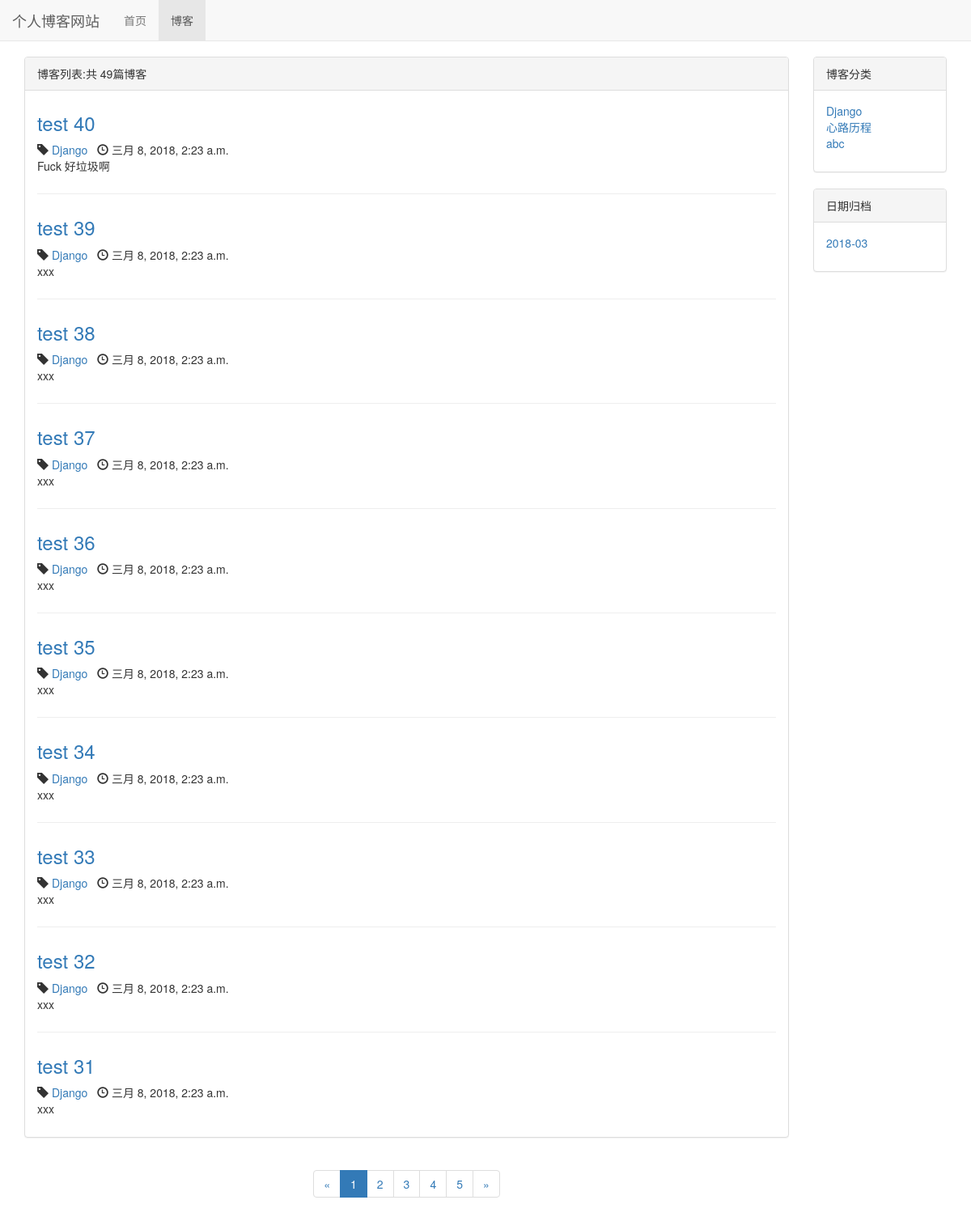
Screenshot of /blog/ with the database file from the repository.
### blog/models.py (models this page shows, shortened)
class Blog(models.Model, ReadNumExpandMethod):
    title = models.CharField(max_length=50)
    blog_type = models.ForeignKey(BlogType, on_delete=models.DO_NOTHING)
    content = RichTextUploadingField()
    author = models.ForeignKey(User, on_delete=models.DO_NOTHING)
    create_time = models.DateTimeField(auto_now_add=True)
    last_updated_time = models.DateTimeField(auto_now=True)
    class Meta:
        ordering = ['-create_time']

class BlogType(models.Model):
    type_name = models.CharField(max_length=30)
    def __str__(self):
        return self.type_name

### blog/views.py (the view)
# urls.py: path('', views.blog_list, name='blog_list'),
def blog_list(request):
    blogs_all_list = Blog.objects.all()
    paginator = Paginator(blogs_all_list, 10)  # 十个博客进行分页
    page_num = request.GET.get('page', 1)  # get请求获取页码
    page_of_blogs = paginator.get_page(page_num)
    current_page = page_of_blogs.number
    if paginator.num_pages == 1:
        page_range = [1]
    elif current_page == 1 or current_page == 2:
        if paginator.num_pages <= 5:
            page_range = list(range(1, paginator.num_pages))
        else:
            page_range = list([1, 2, 3, 4, 5])
    elif current_page == paginator.num_pages or current_page == paginator.num_pages - 1:
        if paginator.num_pages <= 5:
            page_range = list(range(1, paginator.num_pages))
        else:
            page_range = list([paginator.num_pages - 4, paginator.num_pages - 3, paginator.num_pages - 2,
                               paginator.num_pages - 1, paginator.num_pages])
    else:
        page_range = list(range(max(current_page - 1, 1), current_page)) + \
                     list(range(current_page, min(current_page + 1, paginator.num_pages) + 1))
    if page_range and page_range[0] >= 3:
        page_range.insert(0, '...')
    if page_range and paginator.num_pages - page_range[-1] >= 2:
        page_range.append('...')
    if page_range and page_range[0] != 1:
        page_range.insert(0, 1)
    if page_range and page_range[-1] != paginator.num_pages:
        page_range.append(paginator.num_pages)
    context = {}
    context['blogs'] = page_of_blogs.object_list
    context['page_of_blogs'] = page_of_blogs
    context['blog_types'] = BlogType.objects.all()
    context['page_range'] = page_range
    context['blog_dates'] = Blog.objects.dates(
        'create_time', 'month', order='DESC')
    return render_to_response('blog_list.html', context)

### templates/blog_list.html (shortened to what this page needs)
{% extends 'base.html' %}
{% block nav_blog_active %}active{% endblock %}
{% block head_extrends %}
    <link rel="stylesheet" href="/static/blog.css"
{% endblock %}
{% block content %}
    <div class="container">
        <div class="row">
            <div class="col-sm-8 col-md-9 col-lg-10">
                <div class="panel panel-default">
                    <div class="panel-heading">{% block blog_list_title %}博客列表:共{% endblock %}
                        {% block sum_up %}{{ page_of_blogs.paginator.count }}{% endblock %}篇博客
                    </div>
                    <div class="panel-body">
                        {% for blog in blogs %}
                            <div class="blog">
                                <h3><a href="/blog/{{ blog.pk }}">
                                    {{ blog.title }}
                                </a></h3>
                                <p class="blog-info">
                                    <span class="glyphicon glyphicon-tag"></span>
                                    <a href="/blog/type/{{ blog.blog_type_id }}">{{ blog.blog_type }}</a>
                                    <span class="glyphicon glyphicon-time"></span>
                                    {{ blog.create_time }}
                                </p>
                                <p>{{ blog.content|striptags|truncatechars:132 }}</p>
                            </div>
                        {% empty %}
                            <div class="blog">
                                <h3><p>暂无博客，敬请期待</p></h3>
                            </div>
                        {% endfor %}
                    </div>
                </div>
                <div class="paginator">
                    <ul class="pagination">
                        <li>
                            {% if page_of_blogs.has_previous %}
                                <a href="?page={{ page_of_blogs.previous_page_number }}" aria-label="Previous">
                                    <span aria-hidden="true">&laquo;</span>
                                </a>
                            {% else %}
                                <span aria-hidden="true">&laquo;</span>
                            {% endif %}
                        </li>
                        {% for page_num in page_range %}
                            {% if page_num == page_of_blogs.number %}
                                <li class="active"><a href="?page={{ page_num }}">{{ page_num }}</a></li>
                            {% else %}
                                {% if page_num == '...' %}
                                    <li><span>{{ page_num }}</span></li>
                                {% else %}
                                    <li><a href="?page={{ page_num }}">{{ page_num }}</a></li>
                                {% endif %}
                            {% endif %}
                        {% endfor %}
                        <li>
                            {% if page_of_blogs.has_next %}
                                <a href="?page={{ page_of_blogs.next_page_number }}" aria-label="Next">
                                    <span aria-hidden="true">&raquo;</span>
                                </a>
                            {% else %}
                                <span aria-hidden="true">&raquo;</span>
                            {% endif %}
                        </li>
                    </ul>
                </div>
            </div>
            <div class="hidden-xs col-sm-4 col-md-3 col-lg-2 ">
                <div class="panel panel-default">
                    <div class="panel-heading">博客分类</div>
                    <div class="panel-body">
                        <ul class="blog-types">
                            {% for blog_type in blog_types %}
                                <li>
                                    <a href="/blog/type/{{ blog_type.id }}">{{ blog_type.type_name }}</a>
                                </li>
                            {% empty %}
                                <li>暂无分类</li>
                            {% endfor %}
                        </ul>
                    </div>
                </div>
                <div class="panel panel-default">
                    <div class="panel-heading">日期归档</div>
                    <div class="panel-body">
                        <ul class="blog-types">
                            {% for blog_date in blog_dates %}
                                <li>
                                    <a href="{%url 'blogs_with_date' blog_date.year blog_date.month %}">
                                        {{ blog_date|date:"Y-m" }}
                                    </a>
                                </li>
                            {% empty %}
                                <li>暂无分类</li>
                            {% endfor %}
                        </ul>
                    </div>
                </div>
            </div>
        </div>
    </div>
{% endblock %}

### static/base.css (style rules this page uses)
* { margin: 0; padding: 0; }
body { margin-top: 70px !important; }
ul { list-style-type: none !important; }

### static/blog.css (style rules this page uses)
ul.blog-types { list-style-type: none; }
div.blog:not(:last-child) { margin-bottom: 2em; padding-bottom: 1em; border-bottom: 1px solid #eee; }
div.blog h3 { margin-top: 0.5em; }
div.blog p.blog-info { margin-bottom: 0; }
div.paginator { text-align: center; }

### rows the page displays
Blog: title "test 40", blog_type "Django", create_time "三月 8, 2018, 2:23 a.m.", content "Fuck 好垃圾啊"
Blog: title "test 39", blog_type "Django", create_time "三月 8, 2018, 2:23 a.m.", content "xxx"
Blog: title "test 38", blog_type "Django", create_time "三月 8, 2018, 2:23 a.m.", content "xxx"
Blog: title "test 37", blog_type "Django", create_time "三月 8, 2018, 2:23 a.m.", content "xxx"
Blog: title "test 36", blog_type "Django", create_time "三月 8, 2018, 2:23 a.m.", content "xxx"
Blog: title "test 35", blog_type "Django", create_time "三月 8, 2018, 2:23 a.m.", content "xxx"
Blog: title "test 34", blog_type "Django", create_time "三月 8, 2018, 2:23 a.m.", content "xxx"
Blog: title "test 33", blog_type "Django", create_time "三月 8, 2018, 2:23 a.m.", content "xxx"
Blog: title "test 32", blog_type "Django", create_time "三月 8, 2018, 2:23 a.m.", content "xxx"
Blog: title "test 31", blog_type "Django", create_time "三月 8, 2018, 2:23 a.m.", content "xxx"
BlogType: type_name "Django"
BlogType: type_name "心路历程"
BlogType: type_name "abc"

### other values shown
{{ page_of_blogs.paginator.count }} "49"
{{ page_num }} "1"
{{ page_num }} "2" "3" "4" "5"
{{ blog_date|date:"Y-m" }} "2018-03"
